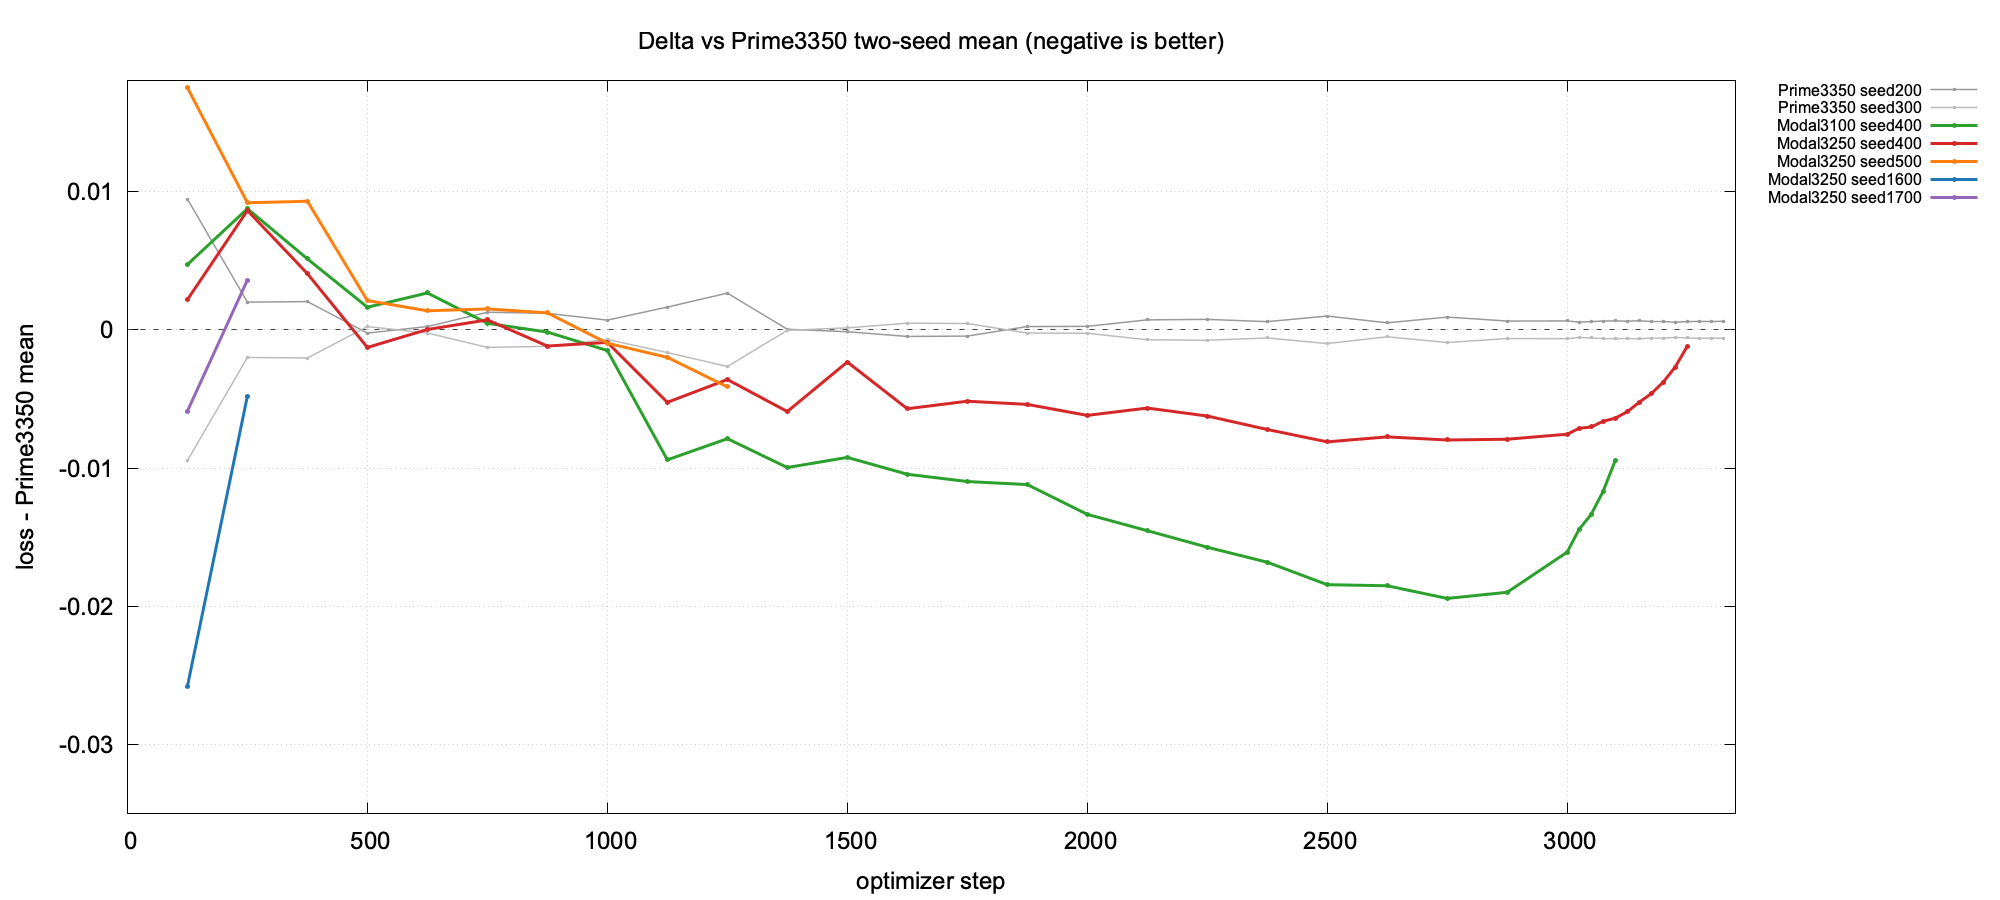

This chart was generated by the following gnuplot code:
set terminal pngcairo size 2000,900 enhanced font "Arial,18"
set output ".opencode/plots/track3_locom_delta_vs_prime_mean.png"
set title "Delta vs Prime3350 two-seed mean (negative is better)"
set grid
set key outside right top font ",12"
set xlabel "optimizer step"
set ylabel "loss - Prime3350 mean"
set xrange [0:3350]
set yrange [-0.035:0.018]
set arrow from graph 0, first 0 to graph 1, first 0 nohead dt 2 lc rgb "#444444"
plot ".opencode/plots/track3_locom_dat/Prime3350_seed200_delta.dat" using 1:2 with linespoints lw 1.5 dt 1 lc rgb "#999999" pt 7 ps 0.35 title "Prime3350 seed200",\
  ".opencode/plots/track3_locom_dat/Prime3350_seed300_delta.dat" using 1:2 with linespoints lw 1.5 dt 1 lc rgb "#bbbbbb" pt 7 ps 0.35 title "Prime3350 seed300",\
  ".opencode/plots/track3_locom_dat/Modal3100_seed400_delta.dat" using 1:2 with linespoints lw 3 dt 1 lc rgb "#2ca02c" pt 7 ps 0.35 title "Modal3100 seed400",\
  ".opencode/plots/track3_locom_dat/Modal3250_seed400_delta.dat" using 1:2 with linespoints lw 3 dt 1 lc rgb "#d62728" pt 7 ps 0.35 title "Modal3250 seed400",\
  ".opencode/plots/track3_locom_dat/Modal3250_seed500_delta.dat" using 1:2 with linespoints lw 3 dt 1 lc rgb "#ff7f0e" pt 7 ps 0.35 title "Modal3250 seed500",\
  ".opencode/plots/track3_locom_dat/Modal3250_seed1600_delta.dat" using 1:2 with linespoints lw 3 dt 1 lc rgb "#1f77b4" pt 7 ps 0.35 title "Modal3250 seed1600",\
  ".opencode/plots/track3_locom_dat/Modal3250_seed1700_delta.dat" using 1:2 with linespoints lw 3 dt 1 lc rgb "#9467bd" pt 7 ps 0.35 title "Modal3250 seed1700"
